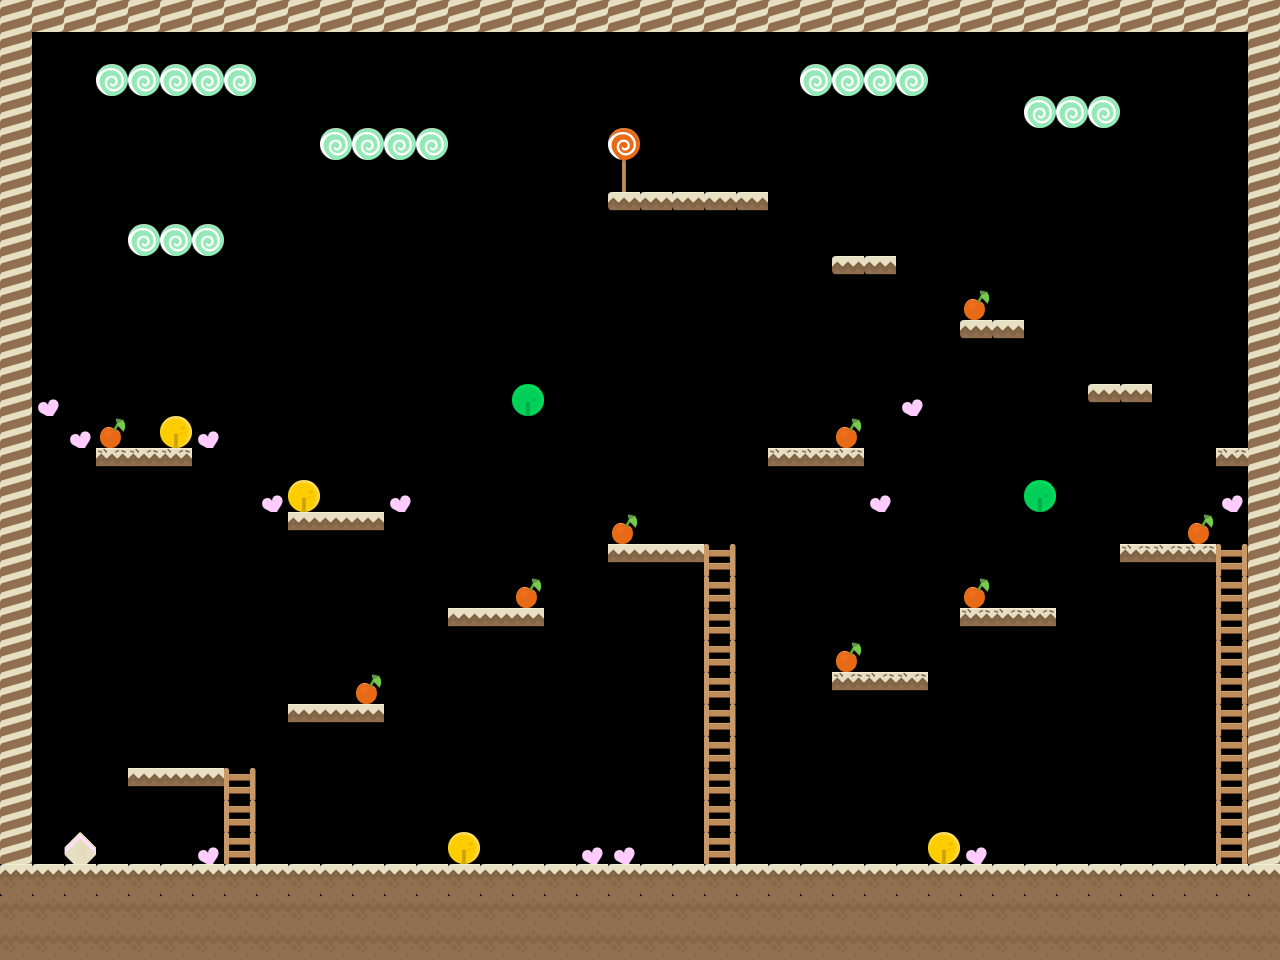

Rendered tile map (Tiled .tmx) drawn with the repository's tilesets; below, a short description and the map source with its tile grids summarised:
An orthogonal 40x30 tile map with 32x32 px tiles, 5 tile layers (platforms, rewards, stalks, clouds, ...), 3 tilesets.

<map version="1.0" orientation="orthogonal" renderorder="right-down" width="40" height="30" tilewidth="32" tileheight="32">
 <tileset firstgid="1" name="everything" tilewidth="32" tileheight="32">
  <image source="everything.png" width="448" height="224" />
 </tileset>
 <tileset firstgid="99" name="tiles_spritesheet" tilewidth="32" tileheight="32" spacing="1">
  <image source="tiles_spritesheet.png" width="418" height="428" />
 </tileset>
 <tileset firstgid="255" name="alienYellow_stand" tilewidth="32" tileheight="32">
  <image source="alienYellow_stand.png" width="32" height="32" />
 </tileset>
 <layer name="platforms" width="40" height="30">
  <data>[1200 cells, 257 non-empty, 9 distinct tile ids]</data>
 </layer>
 <layer name="rewards" width="40" height="30">
  <data>[1200 cells, 9 non-empty, 1 distinct tile ids]</data>
 </layer>
 <layer name="stalks" width="40" height="30">
  <data>[1200 cells, 23 non-empty, 1 distinct tile ids]</data>
 </layer>
 <layer name="clouds" width="40" height="30">
  <data>[1200 cells, 19 non-empty, 1 distinct tile ids]</data>
 </layer>
 <layer name="enemies" width="40" height="30">
  <data>[1200 cells, 18 non-empty, 3 distinct tile ids]</data>
 </layer>
</map>
